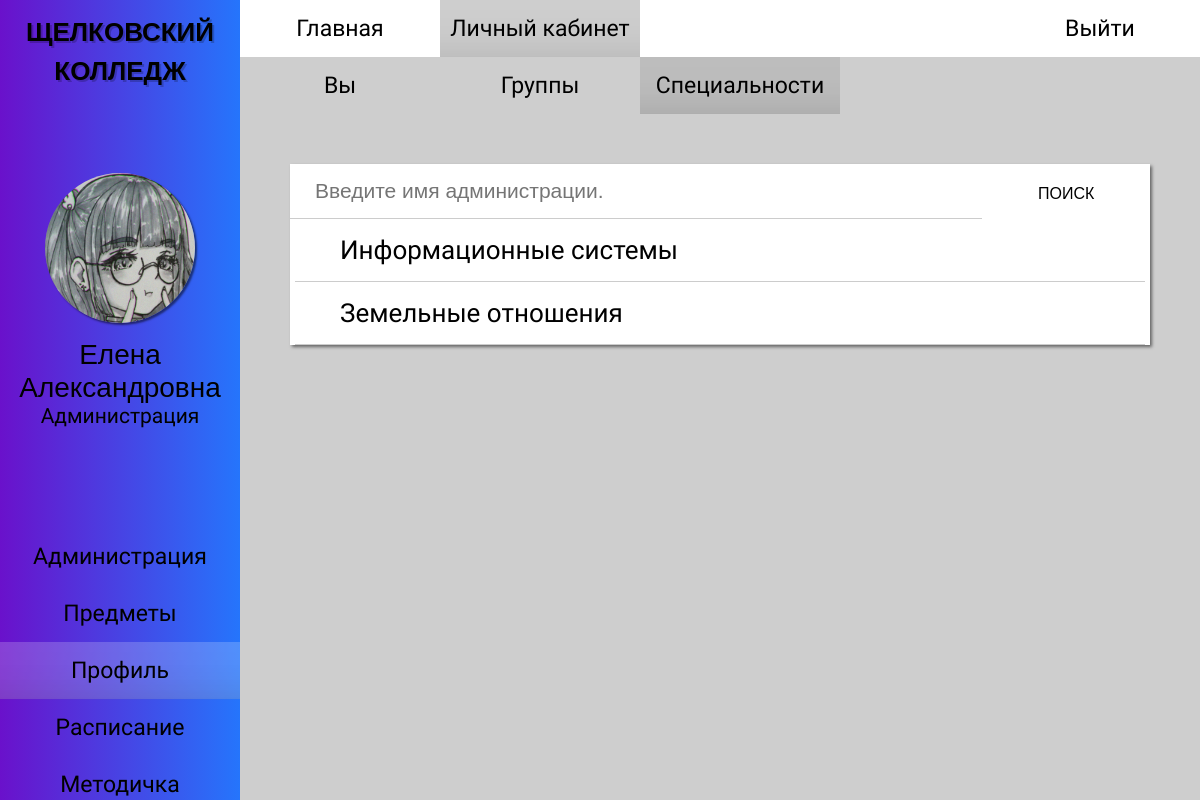
Page /student_specialty.php (signed in) on the committed database.
### tables this page shows
CREATE TABLE `specialities` (
  `id_speciality` int(11) NOT NULL,
  `name` varchar(35) NOT NULL,
  `learnperiod` varchar(15) NOT NULL
);

### student_specialty.php (the view, shortened to what this page needs)
<?
$user_info = $_SESSION['user_info'];
$user_fio = explode(' ', $user_info[0]);
$user_info[0] = $user_fio[1].' '.$user_fio[2];
require_once 'php/connection.php';
$query_specialty_list = "SELECT id_speciality, specialities.name FROM specialities ";
$result_specialty_list = mysqli_query($link, $query_specialty_list);
?>
<!DOCTYPE html>
<html>
<head>
    <link rel="stylesheet" href="styles/style_admin.css">
    <link rel="stylesheet" href="styles/contents/style_student-specialty.css">
    <link rel="stylesheet" href="styles/style_adaptability.css">
</head>
<body>
    <div id="main-wrapper">
        <div id="wrapper-one">
            <div id="side-bar">
                <div class="hm-logo">
                    <h2> <a href="index.php"> ЩЕЛКОВСКИЙ <br> КОЛЛЕДЖ </a> </h2>
                </div>
                <div class="sb-profile">
                    <img src="images/avatar.jpg">
                    <? echo " <p class='sb-name'> $user_info[0] </p>"; ?>
                    <? echo "<p class='sb-role'> $user_info[1] </p>"; ?>
                </div>
                <div class="sb-menu">
                    <ul>
                        <li> <a href="administration.php"> Администрация </a> </li>
                        <li> <a href="subject.php"> Предметы </a> </li>
                        <li> <a href="student_you.php" id="sb-menu_active"> Профиль </a> </li>
                        <li> <a href="schedule.php"> Расписание </a> </li>
                        <li> <a href="metodichka.php"> Методичка </a> </li>
                    </ul>
                </div>
            </div>
        </div>
        <div id="wrapper-two">
            <div id="header-menu">
                <div class="hm-menu">
                    <ul>
                        <li> <a href="index.php"> Главная </a> </li>
                        <li> <a href="student_you.php" id="hm-menu_active"> Личный кабинет</a> </li>
                    </ul>
                </div>
                <div class="hm-login">
                    <a href="php/logout.php"> Выйти </a>
                </div>
            </div>
            <div id="nav-menu">
                <ul>
                    <li> <a href="student_you.php"> Вы </a> </li>
                    <li> <a href="student_group.php"> Группы </a> </li>
                    <li> <a href="student_specialty.php" id="nav-menu_active"> Специальности </a> </li>
                </ul>
            </div>
            <div id="content">
                <div class="items">
                <form id="search-form" method="GET">
                    <div class="s-b">
                        <input id="enter" type="text" placeholder="Введите имя администрации." value="" name="search-field">
                        <input id="search" type="submit" value="ПОИСК" name="search-button">
                    </div>
                </form>
                    <form method="GET" action="student_speciality_profile.php">
                    <?
                    while ($data_specialty_list = mysqli_fetch_row($result_specialty_list))
                    {
                        echo "<p class='text-p'> $data_specialty_list[1] <input class='p-button' type='submit' name='id' value='$data_specialty_list[0]'> </p>";
                        echo "<hr>";
                    }
                    ?>
                    </form>
                </div>
            </div>
        </div>
    </div>
</body>
</html>

### styles/style_admin.css (style rules this page uses)
* { box-sizing: border-box; margin: 0; padding: 0; }
html, head, body, #main-wrapper { font-family: "PT Sans Narrow", sans-serif, "Roboto", sans-serif, "Oswald", sans-serif; overflow-y: hidden; height: 100% !important; min-height: 100%; background-color: #CECECE; }
#wrapper-one { float: left; width: 20%; min-height: 100%; }
#wrapper-two { float: right; overflow-y: scroll; width: 80%; min-height: 100%; }
#wrapper-one { position: relative; z-index: 15; float: left; overflow: hidden; overflow: scroll; width: 20%; height: 100%; background-image: linear-gradient(to right, #6A11CB 0%, #2575FC 100%); -ms-overflow-style: none; scrollbar-width: none; }
.hm-logo h2 { font-family: "Oswald", sans-serif; font-size: 26px; padding: 10px 0; text-align: center; text-shadow: 2px 2px 0 rgba(0,0,0,0.2); }
.sb-profile img { display: block; width: 150px; height: 150px; margin: 75px auto 15px auto; border-radius: 100%; box-shadow: 2px 2px 2px 0 rgba(0,0,0,0.5); }
.sb-profile .sb-name { font-family: "Roboto", sans-serif; font-size: 28px; text-align: center; }
.sb-profile .sb-role { font-size: 21px; text-align: center; }
.sb-menu { display: flex; flex-direction: column; padding: 100px 0; }
.sb-menu ul { display: flex; flex-direction: column; width: 100%; list-style-type: none; }
.sb-menu a { font-size: 23px; display: block; width: 100%; padding: 15px 0 15px 0; transition: 0.3s linear; text-align: center; text-decoration: none; color: black; }
.sb-menu a:hover, #sb-menu_active { transition: 0.2s linear; background-color: rgba(255,255,255,0.2); box-shadow: 0 -75px 85px -130px rgba(0,0,0,0.85) inset; }
#header-menu { display: flex; background-color: white; flex-wrap: wrap; }
.hm-menu { display: flex; flex-wrap: wrap; }
.hm-menu ul { display: flex; width: 100%; list-style-type: none; flex-wrap: wrap; }
.hm-menu a { font-size: 23px; display: block; width: 100%; min-width: 200px; padding: 15px 0 15px 0; transition: 0.3s linear; text-align: center; text-decoration: none; color: black; }
.hm-menu a:hover, #hm-menu_active { transition: 0.2s linear; background-color: #CECECE; box-shadow: 0 -75px 85px -130px rgba(0,0,0,0.85) inset; }
.hm-login { margin-left: auto; }
.hm-login a { font-size: 23px; display: block; min-width: 200px; padding: 15px 0 15px 0; transition: 0.3s linear; text-align: center; text-decoration: none; color: black; background-color: white; }
.hm-logo a { text-decoration: none; color: black; }
#nav-menu { display: flex; background-color: #CECECE; flex-wrap: wrap; }
#nav-menu ul { font-size: 23px; display: flex; width: 100%; list-style-type: none; flex-wrap: wrap; }
#nav-menu a { display: block; width: 100%; min-width: 200px; padding: 15px 0 15px 0; transition: 0.3s linear; text-align: center; text-decoration: none; color: black; }
#nav-menu a:hover, #nav-menu_active { transition: 0.2s linear; background-color: #BDBDBD; box-shadow: 0 -75px 85px -130px rgba(0,0,0,0.85) inset; }
#content { padding: 50px; }
.text-p { font-size: 26px; position: relative; width: 100%; padding: 16px 0px; transition: 0.2s linear; text-indent: 50px; }
.s-b { display: flex; }
.s-b input { flex-grow: 1; }

### styles/contents/style_student-specialty.css (style rules this page uses)
#content { height: 100%; }
#enter { font-size: 21px; width: 80%; height: 55px; text-indent: 25px; border: none; border-bottom: 1px solid rgba(0,0,0,0.2); }
#search { font-family: "Oswald", sans-serif; font-size: 16px; float: right; width: 19%; height: 55px; transition: 0.2s linear; text-align: center; border: none; background-color: white; }
#content hr { margin: 0 5px; border: 0; border-bottom: 1px solid #CCCCCC; background: #999999; }
#content .items { background-color: white; box-shadow: 2px 2px 3px 0 rgba(0,0,0,0.5); }
#content .items p { margin: 0 auto; }

### styles/style_adaptability.css (style rules this page uses)
#main-wrapper { min-width: 800px; }
@media screen and (max-width: 1210px) { .hm-logo { width: 100%; } }
@media screen and (max-width: 1210px) { .hm-menu { align-items: center; justify-content: center; } }

### rows in the picture
specialities: name "Информационные системы"
specialities: name "Земельные отношения"

### other values in the picture
$user_info[0] "Елена Александровна"
$user_info[1] "Администрация"
